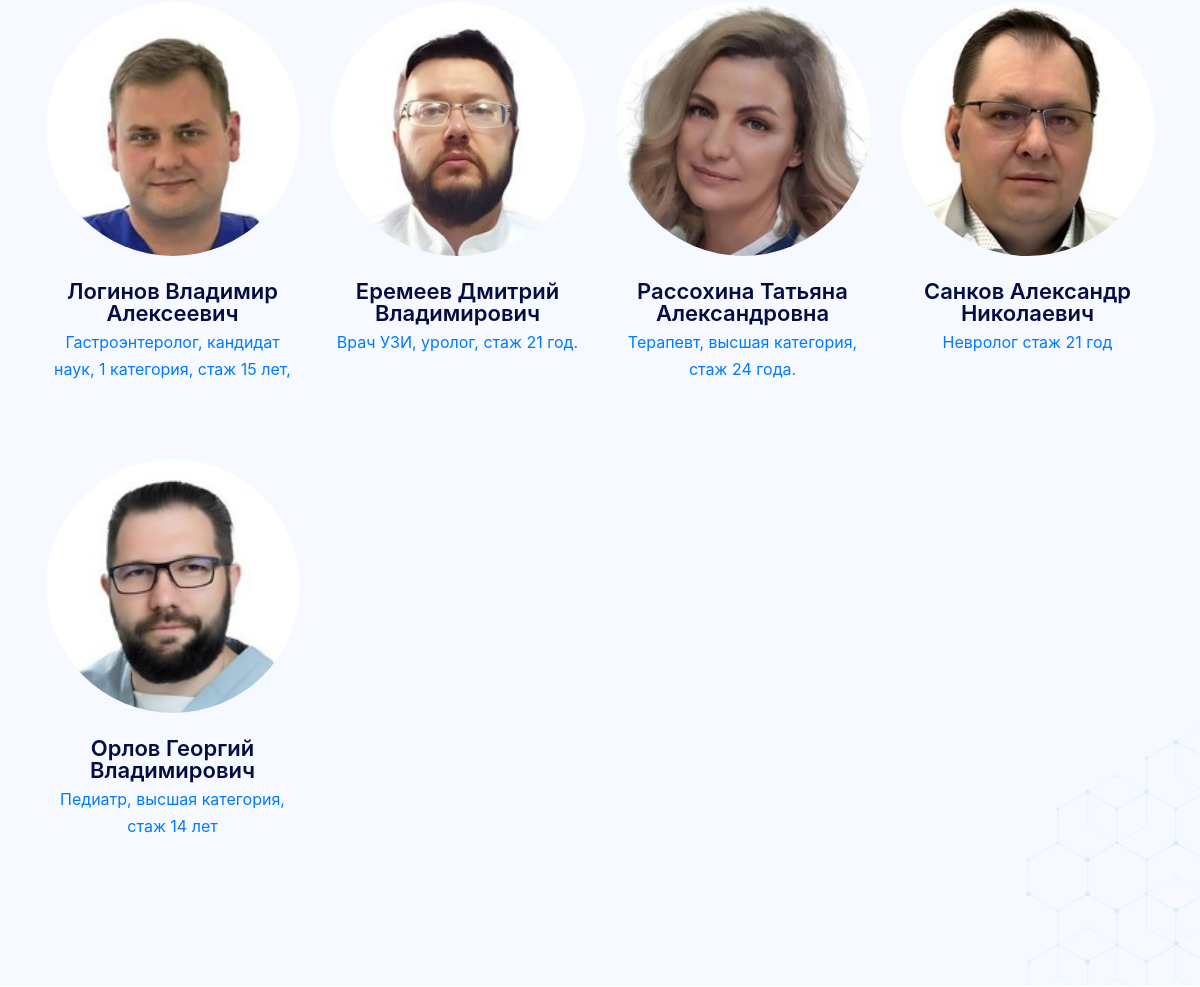
The app's page /doctors/ (middle part), older data.
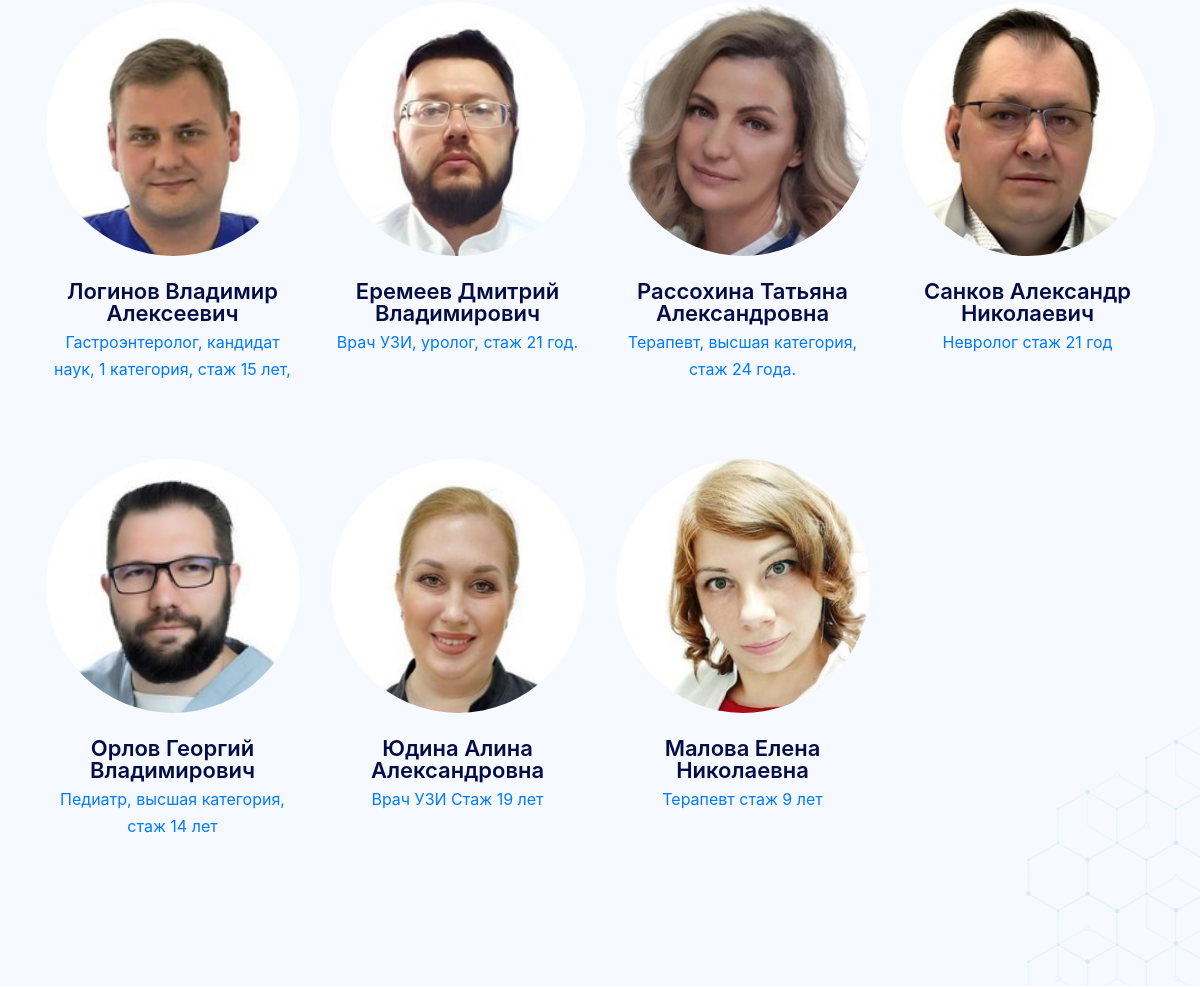
The same page, newer data.
### homepage/models.py (models this page shows, shortened)
class Employee(models.Model):
    name = models.CharField(max_length=100, verbose_name='ФИО')
    departament = models.ForeignKey(Departament, on_delete=models.CASCADE, verbose_name='Отделение', null=True,
                                    blank=True)
    photo = models.ImageField(upload_to='images/photos/', verbose_name='Фото', null=True, blank=True)
    job = models.CharField(max_length=100, verbose_name='Должность', default='')
    info = RichTextField(verbose_name='Информация об образовании и аккредитации', default='')

### homepage/views.py (the view)
# urls.py: path('doctors/', views.doctors, name='doctors'),
def doctors(request):
    employees = Employee.objects.all()
    context = {
        'employees': employees,
    }
    return render(request, 'homepage/doctors.html', context=context)

### templates/homepage/doctors.html (shortened to what this page needs)
{% extends 'base.html' %}
{% load static %}
{% block content %}
    <section class="team-section bg-design w-100 float-left padding-top padding-bottom">
        <div class="container">
            <div class="team-members-con">
                <ul class="list-unstyled mb-0">
                    {% for empl in employees %}
                    <li class="text-center" ><a href="/doctors/{{ empl.id }}/">
                        <figure data-aos="fade-up" data-aos-duration="700">
                            <img src="{{ empl.photo.url }}" alt="team-img1">
                        </figure>
                        <h4 data-aos="fade-up" data-aos-duration="700">{{ empl.name }}</h4>
                        <span class="d-block" data-aos="fade-up" data-aos-duration="700">{{ empl.job }}</span>
                    </a></li>
                    {% endfor %}
                </ul>
            </div>
        </div>
    </section>
{% endblock %}

### templates/base.html (shortened to what this page needs)
{% load static %}
<!DOCTYPE html>
<html lang="en">
<head>
    {% block page_css %}
    <link rel="stylesheet" href="{% static 'assets/css/all.css' %}">
    <link rel="stylesheet" href="{% static 'assets/bootstrap/bootstrap.min.css' %}">
    <link rel="stylesheet" href="{% static 'assets/css/owl.carousel.min.css' %}">
    <link rel="stylesheet" href="{% static 'assets/css/aos.css' %}">
    <link rel="stylesheet" href="{% static 'assets/css/superclasses.css' %}">
    <link rel="stylesheet" href="{% static 'assets/css/custom.css' %}">
    <link rel="stylesheet" href="{% static 'assets/css/mobile.css' %}">
    {% endblock %}
</head>
<body>
{% block content %}{% endblock %}
</body>
</html>

### templates/header.html (shortened to what this page needs)
{% load static %}

### templates/getintouch.html (shortened to what this page needs)
{% load static %}

### templates/footer.html (shortened to what this page needs)
{% load static %}

### static/assets/css/superclasses.css (style rules this page uses)
:root { --primary--color: #030d43; --secondary--color: #028190; --text-color: #757887; --accent: #028190; --white-color: #fff; }
h4 { font-size: 22px; font-weight: 600; line-height: 22px; color: var(--primary--color); }
.padding-top { padding-top: 150px; }
.padding-bottom { padding-bottom: 150px; }

### static/assets/css/custom.css (style rules this page uses)
* { margin: 0; padding: 0; box-sizing: border-box; }
body { line-height: 27px; color: var(--secondary-color); }
.team-section { background: #f6f9ff; position: relative; overflow: hidden; }
.bg-design::before { content: ""; background: url(../images/team-left-bg-img.png) no-repeat left; width: 341px; height: 635px; position: absolute; left: 0; top: -55px; }
.bg-design::after { content: ""; background: url(../images/team-right-bg-img.png) no-repeat right; background-size: cover; width: 408px; height: 609px; position: absolute; right: 0; bottom: 0; }
.team-members-con>ul { display: grid; grid-gap: 60px 30px; grid-template-columns: 1fr 1fr 1fr 1fr; }
.team-members-con ul li figure { margin-bottom: 24px; overflow: hidden; }
.team-members-con ul li h4 { margin-bottom: 5px; }
.team-members-con ul li span { margin-bottom: 16px; }
.team-members-con ul li figure img { width: 254px; height: 254px; border-radius: 100%; object-fit: cover; }

### static/assets/css/mobile.css (style rules this page uses)
@media only screen and (max-width: 1800px) { .padding-top { padding-top: 140px; } }
@media only screen and (max-width: 1800px) { .padding-bottom { padding-bottom: 140px; } }
@media only screen and (max-width: 1440px) { .padding-top { padding-top: 130px; } }
@media only screen and (max-width: 1440px) { .padding-bottom { padding-bottom: 130px; } }
@media only screen and (max-width: 1440px) { .bg-design::after { width: 178px; height: 259px; background-size: contain; } }
@media only screen and (max-width: 1440px) { .bg-design::before { width: 151px; height: 275px; background-size: contain; } }

Row changes from the older to the newer data that the page shows:
added Employee: photo (picture), name "Юдина Алина Александровна", job "Врач УЗИ Стаж 19 лет"
added Employee: photo (picture), name "Малова Елена Николаевна", job "Терапевт cтаж 9 лет"
